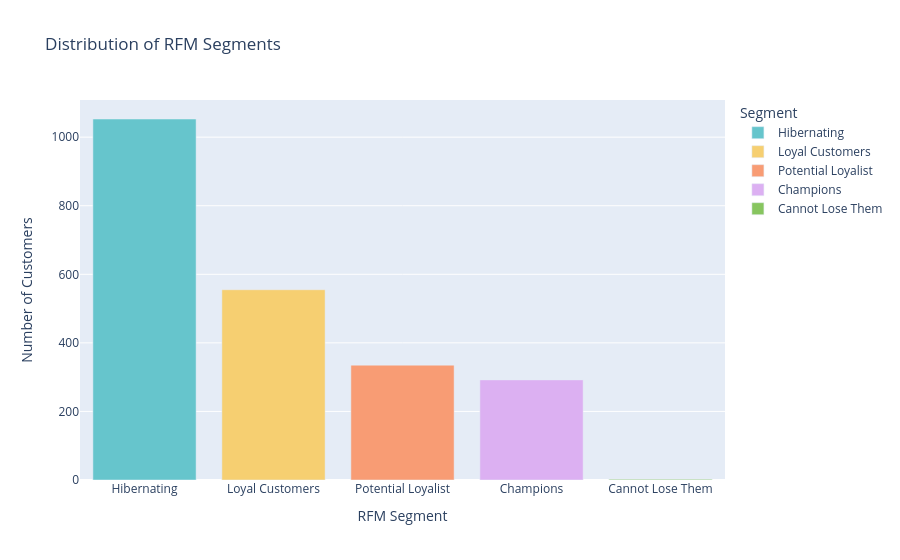

Notebook code for this chart:
### Code cell
rfm_segment_counts = df_cleaning['rfm_segment'].value_counts().reset_index()
rfm_segment_counts.columns = ['Segment', 'Count']

fig = px.bar(rfm_segment_counts, x='Segment', y='Count', title='Distribution of RFM Segments', color='Segment', color_discrete_sequence=px.colors.qualitative.Pastel)
fig.update_layout(xaxis_title='RFM Segment', yaxis_title='Number of Customers')
fig.show()

### Figure 1 — Plotly figure (JSON) as saved in the notebook; plotly's stock layout.template omitted (floating-point values rounded to 4 significant figures)
{"data": [{"hovertemplate": "Segment=%{x}<br>Count=%{y}<extra></extra>", "legendgroup": "Hibernating", "marker": {"color": "rgb(102, 197, 204)", "pattern": {"shape": ""}}, "name": "Hibernating", "orientation": "v", "showlegend": true, "textposition": "auto", "type": "bar", "x": ["Hibernating"], "xaxis": "x", "y": [1053], "yaxis": "y"}, {"hovertemplate": "Segment=%{x}<br>Count=%{y}<extra></extra>", "legendgroup": "Loyal Customers", "marker": {"color": "rgb(246, 207, 113)", "pattern": {"shape": ""}}, "name": "Loyal Customers", "orientation": "v", "showlegend": true, "textposition": "auto", "type": "bar", "x": ["Loyal Customers"], "xaxis": "x", "y": [555], "yaxis": "y"}, {"hovertemplate": "Segment=%{x}<br>Count=%{y}<extra></extra>", "legendgroup": "Potential Loyalist", "marker": {"color": "rgb(248, 156, 116)", "pattern": {"shape": ""}}, "name": "Potential Loyalist", "orientation": "v", "showlegend": true, "textposition": "auto", "type": "bar", "x": ["Potential Loyalist"], "xaxis": "x", "y": [335], "yaxis": "y"}, {"hovertemplate": "Segment=%{x}<br>Count=%{y}<extra></extra>", "legendgroup": "Champions", "marker": {"color": "rgb(220, 176, 242)", "pattern": {"shape": ""}}, "name": "Champions", "orientation": "v", "showlegend": true, "textposition": "auto", "type": "bar", "x": ["Champions"], "xaxis": "x", "y": [292], "yaxis": "y"}, {"hovertemplate": "Segment=%{x}<br>Count=%{y}<extra></extra>", "legendgroup": "Cannot Lose Them", "marker": {"color": "rgb(135, 197, 95)", "pattern": {"shape": ""}}, "name": "Cannot Lose Them", "orientation": "v", "showlegend": true, "textposition": "auto", "type": "bar", "x": ["Cannot Lose Them"], "xaxis": "x", "y": [2], "yaxis": "y"}], "layout": {"barmode": "relative", "legend": {"title": {"text": "Segment"}, "tracegroupgap": 0}, "title": {"text": "Distribution of RFM Segments"}, "xaxis": {"anchor": "y", "categoryarray": ["Hibernating", "Loyal Customers", "Potential Loyalist", "Champions", "Cannot Lose Them"], "categoryorder": "array", "domain": [0, 1], "title": {"text": "RFM Segment"}}, "yaxis": {"anchor": "x", "domain": [0, 1], "title": {"text": "Number of Customers"}}}}
